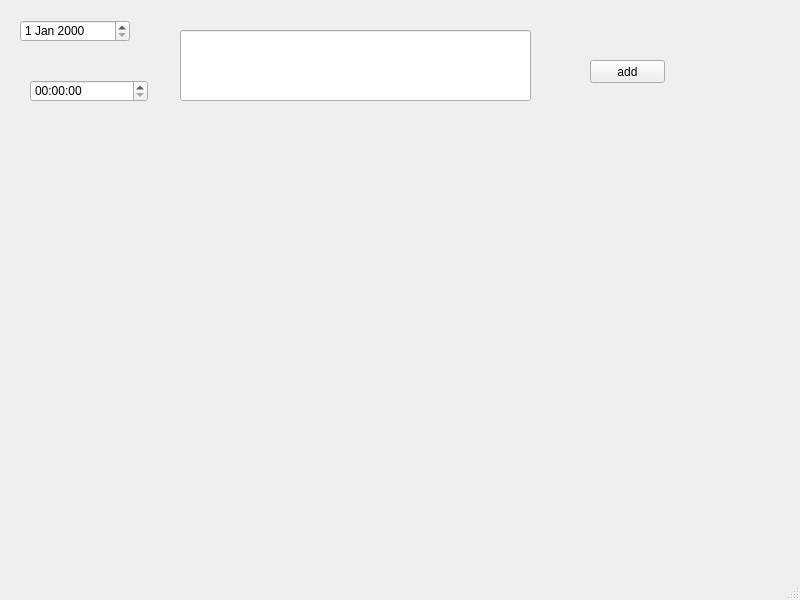
<?xml version="1.0" encoding="UTF-8"?>
<ui version="4.0">
 <class>MainWindow</class>
 <widget class="QMainWindow" name="MainWindow">
  <property name="geometry">
   <rect>
    <x>0</x>
    <y>0</y>
    <width>800</width>
    <height>600</height>
   </rect>
  </property>
  <property name="windowTitle">
   <string>Program Launcher Schedule</string>
  </property>
  <widget class="QWidget" name="centralwidget">
   <widget class="QTimeEdit" name="time_input">
    <property name="geometry">
     <rect>
      <x>30</x>
      <y>80</y>
      <width>118</width>
      <height>22</height>
     </rect>
    </property>
   </widget>
   <widget class="QDateEdit" name="date_input">
    <property name="geometry">
     <rect>
      <x>20</x>
      <y>20</y>
      <width>110</width>
      <height>22</height>
     </rect>
    </property>
    <property name="dateTime">
     <datetime>
      <hour>0</hour>
      <minute>0</minute>
      <second>0</second>
      <year>2000</year>
      <month>1</month>
      <day>1</day>
     </datetime>
    </property>
   </widget>
   <widget class="QLineEdit" name="filename_input">
    <property name="geometry">
     <rect>
      <x>180</x>
      <y>30</y>
      <width>351</width>
      <height>71</height>
     </rect>
    </property>
   </widget>
   <widget class="QPushButton" name="submit_input">
    <property name="geometry">
     <rect>
      <x>590</x>
      <y>60</y>
      <width>75</width>
      <height>23</height>
     </rect>
    </property>
    <property name="text">
     <string>add</string>
    </property>
   </widget>
  </widget>
  <widget class="QMenuBar" name="menubar">
   <property name="geometry">
    <rect>
     <x>0</x>
     <y>0</y>
     <width>800</width>
     <height>21</height>
    </rect>
   </property>
  </widget>
  <widget class="QStatusBar" name="statusbar"/>
 </widget>
 <resources/>
 <connections/>
</ui>
